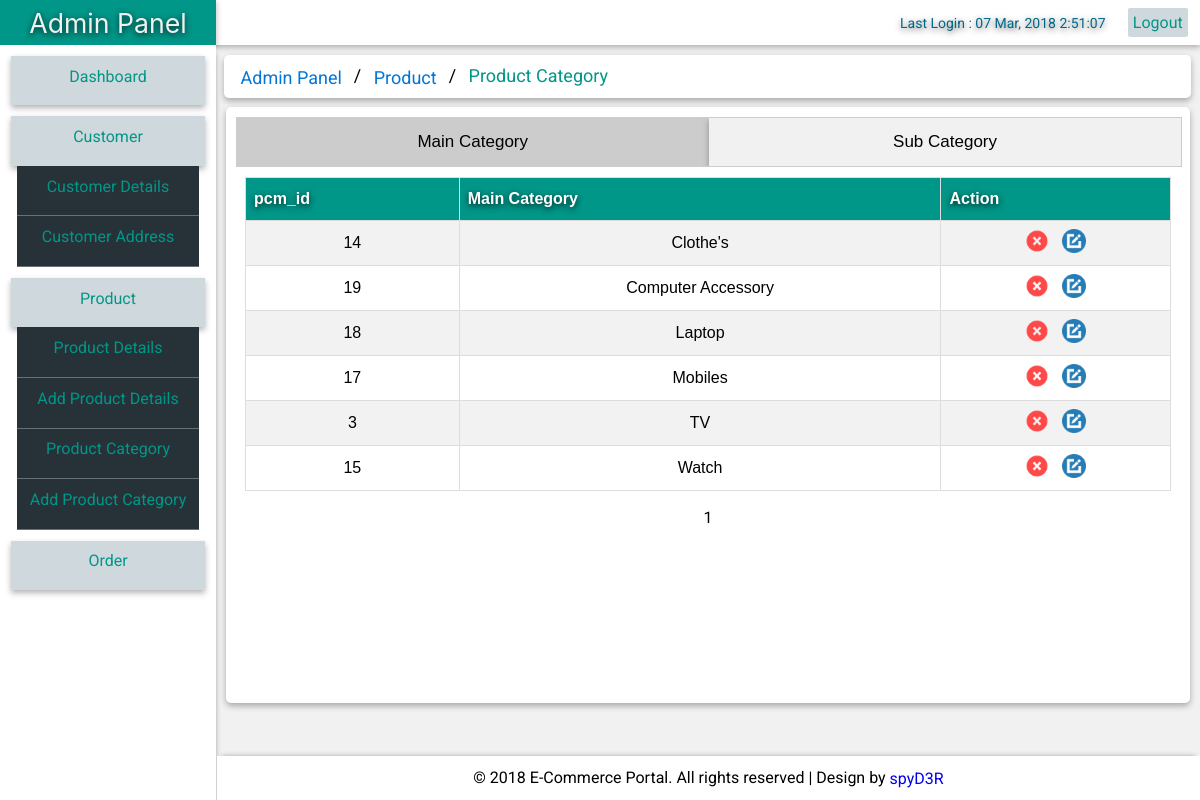
The app's page /admin/productCategory.php (signed in) with its own data.
### tables this page shows
CREATE TABLE `p_category_main` (
  `pcm_id` int(5) NOT NULL AUTO_INCREMENT,
  `pcm_name` varchar(20) DEFAULT NULL,
  PRIMARY KEY (`pcm_id`),
  UNIQUE KEY `pcm_name` (`pcm_name`)
);

### admin/productCategory.php (the view, shortened to what this page needs)
<?php
require_once("../includes/connection.php");
?>
<!DOCTYPE html>
<html lang="en">
<head>
    <link rel="stylesheet" href="../css/adminStyle.css">
</head>
<body>
    <?php
        require_once('../includes/adminHeader.php');
        require_once('../includes/adminLeft.php');
    ?>
    <div class="right-main">
        <ul class="breadcrumb">
            <li><a href="../admin/home.php">Admin Panel</a></li>
            <li><a href="#">Product</a></li>
            <li>Product Category</li>
        </ul>
        <div class="main-content">
            <div class="tab">
                <button id="m" class="tablinks active" onclick="openTab(event, 'Main')">Main Category</button>
                <button id="s" class="tablinks" onclick="openTab(event, 'Sub')">Sub Category</button>
            </div>
            <div id="Main" class="tabcontent" style="display:block;">
                <div class="tab-txt">
                    <table>
                        <tr>
                            <th>pcm_id</th>
                            <th>Main Category</th>
                            <th colspan="2">Action</th>
                        </tr>
                        <?php
                            $limit = 6;
                            if (isset($_GET["page"])) {
                                $page  = $_GET["page"];
                            } else { $page=1; };
                            $start_from = ($page-1) * $limit;
                            $sql = "SELECT pcm_id, pcm_name FROM p_category_main LIMIT $start_from, $limit";
                            $result=$conn->query($sql);
                            if($result->num_rows > 0){
                                while($row = $result->fetch_array()){
                                    echo "
                                    <tr>
                                        <td>$row[0]</td>
                                        <td>$row[1]</td>";?>
                                        <td colspan="2"><a href='../includes/adminDelProductCategoryMain.php?delete_id=<?php echo $row[0]; ?>' onclick='return confirm("Are You sure to delete !"); ' ><img class='icon' src='../img/delete.png'></a> &nbsp;
                                        <a href='#' onclick="editDetails(<?php echo $row[0]; ?>,'productCategoryMainEdit.php')"><img class='icon' src='../img/edit.png'></a></td>
                        <?php echo "</tr>
                                    ";
                                }
                            }else{
                                echo "
                                <tr>
                                    <td id='empty' colspan='4'>There's No data found !!!</td>
                                </tr>";
                            }
                        ?>
                    </table>
                    <div align="center">
                        <?php
                            $sql="SELECT COUNT(pcm_id) FROM p_category_main";
                            $result = $conn->query($sql);
                            $row = $result->fetch_array();
                            $total_records = $row[0];
                            $total_pages = ceil($total_records/$limit);
                        ?>
                        <div class="pagination">
                            <?php
                                for($i=1;$i<=$total_pages;$i++){
                                    echo "<a href='../admin/productCategory.php?page=".$i."'>".$i."</a>";
                                }
                            ?>
                        </div>
                    </div>
                </div>
            </div>
        </div>
    </div>
    <?php require_once('../includes/adminFooter.php'); ?>
</body>
</html>

### includes/adminHeader.php
<?php
$userName = $_SESSION['User'];
$sql="SELECT last_login FROM admin WHERE email = '$userName'";
$result=$conn->query($sql);
if($result->num_rows > 0){
    while($row = $result->fetch_array()){
        $loginTime = $row[0];
    }
}
?>
<div class="header">
    <span class="logo">Admin Panel</span>
    <span class="logTime">Last Login : <?php echo $loginTime; ?></span>
    <span><a href="../includes/logout.php">Logout</a></span>
</div>

### includes/adminLeft.php
<div class="left-menu">
    <div class="left-menu-items">
        <a id="dashboard" href="../admin/home.php">Dashboard</a>
    </div>
    <div class="left-menu-items">
        <a id="customer" href="#">Customer</a>
    </div>
    <div class="left-menu-items-sub">
        <a id="customer1" href="../admin/customerDetails.php">Customer Details</a>
    </div>
    <div class="left-menu-items-sub">
        <a id="customer2" href="../admin/customerAddress.php">Customer Address</a>
    </div>
    <div class="left-menu-items">
        <a id="product" href="#">Product</a>
    </div>
    <div class="left-menu-items-sub">
        <a id="product1" href="../admin/productDetails.php">Product Details</a>
    </div>
    <div class="left-menu-items-sub">
        <a id="product3" href="../admin/productDetailsAdd.php">Add Product Details</a>
    </div>
    <div class="left-menu-items-sub">
        <a id="product2" href="../admin/productCategory.php">Product Category</a>
    </div>
    <div class="left-menu-items-sub">
        <a id="product2" href="../admin/productCategoryAdd.php">Add Product Category</a>
    </div>
    <div class="left-menu-items">
        <a id="order" href="../admin/orderDetails.php">Order</a>
    </div>
</div>

### includes/adminFooter.php
<div class="footer">&copy; <?php echo date("Y"); ?> E-Commerce Portal. All rights reserved | Design by <a target="_blank" href="https://github.com/dupadhyay3">spyD3R</a></div>

### records on screen
p_category_main: pcm_id "14", pcm_name "Clothe's"
p_category_main: pcm_id "19", pcm_name "Computer Accessory"
p_category_main: pcm_id "18", pcm_name "Laptop"
p_category_main: pcm_id "17", pcm_name "Mobiles"
p_category_main: pcm_id "3", pcm_name "TV"
p_category_main: pcm_id "15", pcm_name "Watch"

### other values on screen
$loginTime "07 Mar, 2018 2:51:07"
